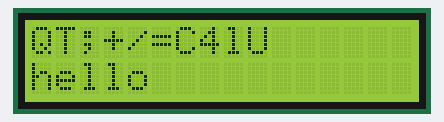
The sketch below on a simulated Arduino Uno, built with avr-gcc and run on an emulated ATmega328P. Shown: 16×2 character LCD. Random numbers use the default seed unless the sketch sets one.

Above: at 0.1 s.
At 4.2 s:
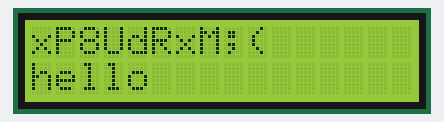
At 8.3 s:
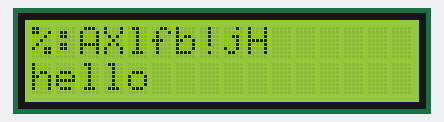
At 18.4 s:
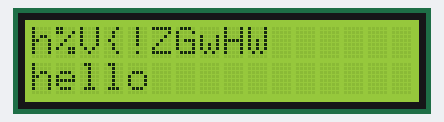
At 26.6 s:
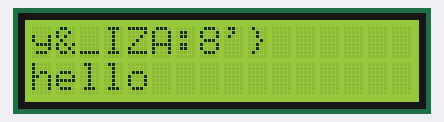
At 36.7 s:
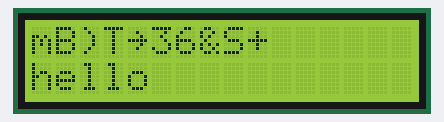

The sketch:

i2c_lcd1602.ino
```cpp
//YWROBOT
//Compatible with the Arduino IDE 1.0
//Library version:1.1
#include <Wire.h>
#include <LiquidCrystal_I2C.h>

LiquidCrystal_I2C lcd(0x27, 16, 2);  // 設定 LCD 位址為 0x27，16 字元 2 行

void setup()
{
  lcd.init();                      // 初始化 LCD
  lcd.backlight();                 // 開啟背光

  // 讀取未接線的類比腳位 A0 作為隨機數種子，確保每次開機後的隨機序列不同
  randomSeed(analogRead(A0));
}

void loop()
{
  // --- 第一行：顯示隨機 10 個 ASCII 字元 ---
  lcd.setCursor(0, 0);             // 移至第 1 行開頭
  for (int i = 0; i < 10; i++) {
    // ASCII 可見字元範圍為 33 ('!') 到 126 ('~')
    char randChar = (char)random(33, 127);
    lcd.print(randChar);
  }
  lcd.print("      ");             // 印出 6 個空格補滿 16 格，避免殘留多餘字元

  // --- 第二行：顯示 hello ---
  lcd.setCursor(0, 1);             // 移至第 2 行開頭
  lcd.print("hello           ");   // 印出 hello 並補齊空格

  // --- 等待 2 秒 ---
  delay(2000);
}
```

Measured:
- what the display in image 1 shows lasts 2.0 s, from 4.2 s to 6.2 s
